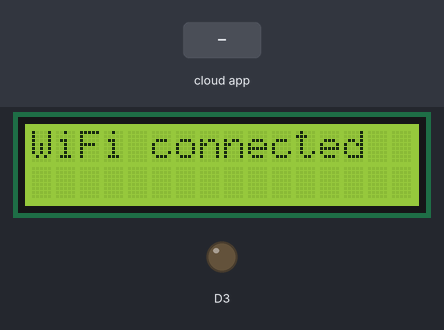
Bench run of a program on a simulated ESP8266 (NodeMCU). Parts: 16×2 character LCD, output pins drawn as LEDs (lit = HIGH). The inputs (shaded band) are chosen by the test bench. WiFi joins after 1.5 s; servers stay silent unless stated; no MQTT or app messages arrive unless stated; what the program prints to the serial monitor is not drawn.

Above: at 1.7 s.
At 3.8 s:
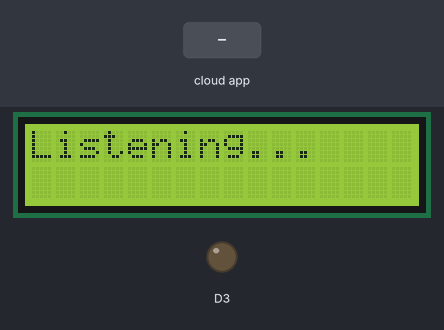
3.9 s: the phone or cloud app sets issuetron to 0
At 4.14 s:
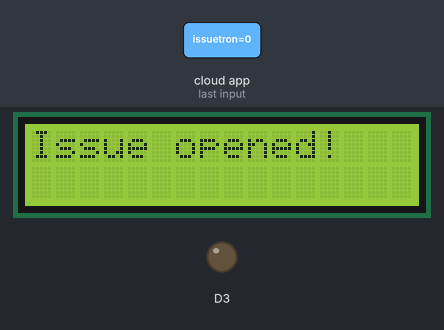
At 4.8 s:
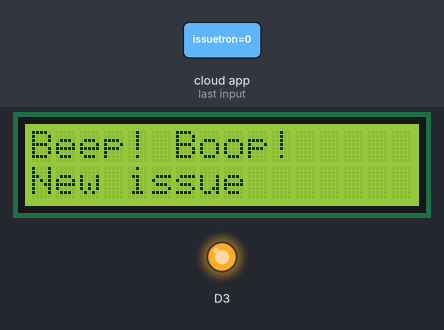
Timing chart, 0 to 6.9 s (numbered marks = the images above; inputs shaded):
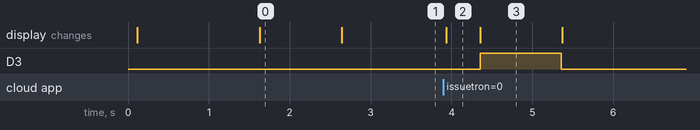

The program:

main.cpp
```cpp
#include <ESP8266WiFi.h>
#include "Adafruit_MQTT.h"
#include "Adafruit_MQTT_Client.h"
#include <ArduinoJson.h>
#include <Wire.h>
#include <LiquidCrystal_I2C.h>
#include <config.h>

// Create an ESP8266 WiFiClient class to connect to the MQTT server.
WiFiClient client;
// or... use WiFiFlientSecure for SSL
//WiFiClientSecure client;

// Setup the MQTT client class by passing in the WiFi client and MQTT server and login details.
Adafruit_MQTT_Client mqtt(&client, AIO_SERVER, AIO_SERVERPORT, AIO_USERNAME, AIO_USERNAME, AIO_KEY);

/**
 * MQTT Feeds
*/
Adafruit_MQTT_Subscribe issuetron = Adafruit_MQTT_Subscribe(&mqtt, AIO_USERNAME "/feeds/issuetron");

// LCD declaration
LiquidCrystal_I2C lcd(0x27, LCD_COLS, LCD_ROWS);

// Bug workaround for Arduino 1.6.6, it seems to need a function declaration
// for some reason (only affects ESP8266, likely an arduino-builder bug).
void MQTT_connect();

void setup()
{
  Serial.begin(9600);
  delay(10);
  pinMode(D3, OUTPUT);
  digitalWrite(D3, LOW);
  lcd.init(); // initialize the lcd
  lcd.backlight();
  lcd.setCursor(0, 0);
  lcd.print("Starting...");
  Serial.println(F("Issuetron starting...\n\n"));
  // Connect to WiFi access point
  lcd.clear();
  lcd.print("Connecting to");
  Serial.print("Connecting to: ");
  lcd.setCursor(0, 1);
  Serial.println(WLAN_SSID);
  lcd.print(WLAN_SSID);
  // Begin WiFi connection attempt
  WiFi.begin(WLAN_SSID, WLAN_PASS);
  // Retry connection until WiFi is available
  while (WiFi.status() != WL_CONNECTED)
  {
    delay(500);
    Serial.print(".");
  }
  lcd.clear();
  Serial.println();
  Serial.println("WiFi connected");
  Serial.println("IP address: ");
  lcd.setCursor(0, 0);
  lcd.print("WiFi connected");
  Serial.println(WiFi.localIP());
  // Setup MQTT subscription for issuetron feed.
  mqtt.subscribe(&issuetron);
  delay(1000);
  lcd.clear();
  lcd.print("Listening...");
}

void loop()
{
  // Ensure the connection to the MQTT server is alive (this will make the first
  // connection and automatically reconnect when disconnected).  See the MQTT_connect
  // function definition further below.
  MQTT_connect();

  // this is our 'wait for incoming subscription packets' busy subloop
  // try to spend your time here
  Adafruit_MQTT_Subscribe *subscription;
  while ((subscription = mqtt.readSubscription(5000)))
  {
    // check if its the issuetron feed, you may add more feeds
    // following the code above and this block
    if (subscription == &issuetron)
    {
      Serial.print(F("Got Issuetron call: "));
      Serial.println((char *)issuetron.lastread);
      lcd.setCursor(0, 0);
      lcd.clear();
      lcd.print("Issue opened!");
      delay(400);
      // https://arduinojson.org/v6/assistant/
      const size_t capacity = JSON_OBJECT_SIZE(5) + 140;
      // example json: {"blink":false,"time":15,"title":"No blink test #2","user":"mxarc", "repo": "issuetron-3000"}
      DynamicJsonDocument doc(capacity);
      // put lastread info into JSON string
      const char *json = (char *)issuetron.lastread;
      // call ArduinoJSON library
      deserializeJson(doc, json);
      // now we have access to the json keys and values
      bool blink = doc["blink"];        // true
      int time = doc["time"];           // 15
      const char *title = doc["title"]; // "Hello world 5.0"
      const char *user = doc["user"];   // "mxarc"
      const char *repo = doc["repo"];   // "issuetron-3000"
      if (repo)
      {
        lcd.clear();
        lcd.print(repo);
        delay(2000);
        lcd.clear();
        lcd.noAutoscroll();
      }
      if (title)
      {
        lcd.setCursor(0, 0);
        lcd.print(user);
        lcd.setCursor(0, 1);
        lcd.print(title);
      }
      else
      {
        lcd.clear();
        lcd.print("Beep! Boop!");
        lcd.setCursor(0, 1);
        lcd.print("New issue");
      }
      // check time not less than one
      if (time < 1)
      {
        time = 1;
      }
      // Do the blink thingy
      if (blink)
      {
        for (int i = 0; i < time; i++)
        {
          delay(120);
          digitalWrite(D3, HIGH);
          delay(1000);
          digitalWrite(D3, LOW);
        }
      }
      else
      {
        digitalWrite(D3, HIGH);
        delay(time * 1000);
        digitalWrite(D3, LOW);
      }
      lcd.clear();
      lcd.setCursor(0, 0);
      lcd.print("Listening...");
    }
  }
  // ping the server to keep the mqtt connection alive
  if (!mqtt.ping())
  {
    mqtt.disconnect();
  }
}

// Function to connect and reconnect as necessary to the MQTT server.
// Should be called in the loop function and it will take care if connecting.
void MQTT_connect()
{
  int8_t ret;

  // Stop if already connected.
  if (mqtt.connected())
  {
    return;
  }

  Serial.print("Connecting to MQTT... ");

  uint8_t retries = 3;
  while ((ret = mqtt.connect()) != 0)
  { // connect will return 0 for connected
    Serial.println(mqtt.connectErrorString(ret));
    Serial.println("Retrying MQTT connection in 5 seconds...");
    mqtt.disconnect();
    delay(5000); // wait 5 seconds
    retries--;
    if (retries == 0)
    {
      // basically die and wait for WDT to reset me
      while (1)
        ;
    }
  }
  Serial.println("MQTT Connected!");
}
```

config.h
```cpp
// WiFi Settings
#define WLAN_SSID "<wifi name>"
#define WLAN_PASS "<wifi password>"

// Adafruit settings
#define AIO_SERVER "io.adafruit.com"
#define AIO_SERVERPORT 1883 // use 8883 for SSL
#define AIO_USERNAME "<adafruit io username>"
#define AIO_KEY "<adafruit io key>"

// LCD Settings
#define LCD_COLS 16
#define LCD_ROWS 2
```

Measured:
- after the input at 3.9 s, D3: LOW → HIGH after 0.46 s, → LOW 1.0 s later; the display: changes at once (image 2)
- what the display in image 0 shows lasts 1.0 s, from 1.6 s to 2.6 s
- what the display in image 2 shows lasts 0.5 s, from 3.9 s to 4.4 s
